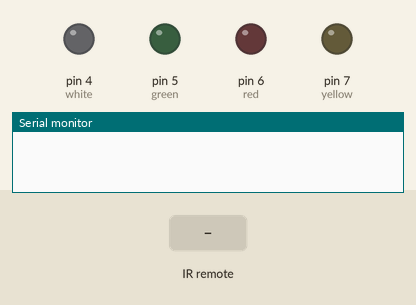
The sketch below on a simulated Arduino Uno, built with avr-gcc and run on an emulated ATmega328P. On the bench: output pins drawn as LEDs (lit = HIGH), the last lines printed to the serial monitor. The test bench sets the inputs (shaded band).

Above: at 1.2 s.
1.3 s: infrared code 0xFD08F7 received
At 2.1 s:
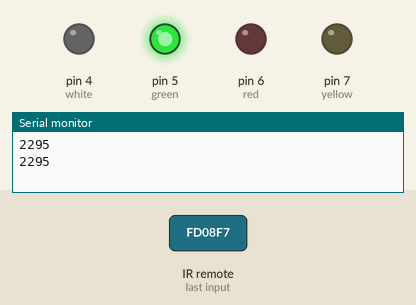
2.8 s: infrared code 0xFD8877 received
At 3.3 s:
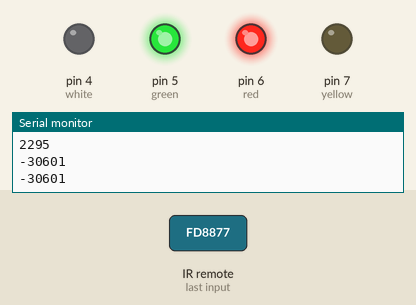
4.3 s: infrared code 0xFD48B7 received
At 5.5 s:
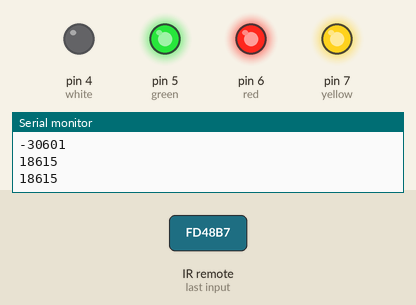
5.8 s: infrared code 0xFD28D7 received
At 6.8 s:
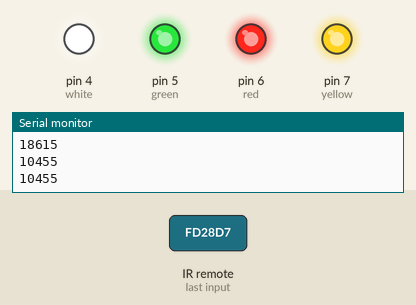
7.3 s: infrared code 0xFD08F7 received
At 7.9 s:
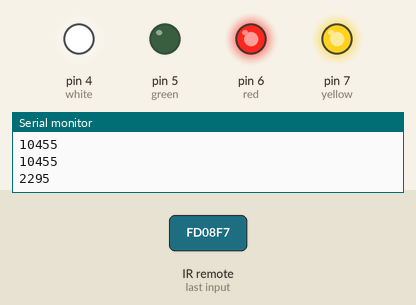
8.8 s: infrared code 0xFD8877 received
At 12.2 s:
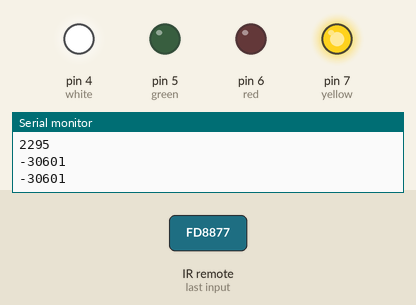
Timing chart, 0 to 12.8 s (numbered marks = the images above; inputs shaded):
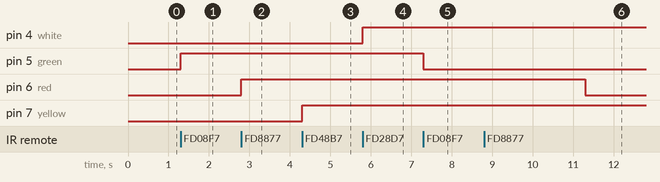

Measured:
- after the input at 1.3 s, pin 5 (green): LOW → HIGH at once
- after the input at 2.8 s, pin 6 (red): LOW → HIGH at once
- after the input at 4.3 s, pin 7 (yellow): LOW → HIGH at once
- after the input at 5.8 s, pin 4 (white): LOW → HIGH at once
- after the input at 7.3 s, pin 5 (green): HIGH → LOW at once
- after the input at 8.8 s, pin 6 (red): HIGH → LOW after 2.5 s

The sketch:

IRremote_with_leds.ino
```cpp
#include <IRremote.h>
int RECV_PIN = 2;
IRrecv irrecv(RECV_PIN);
decode_results results;
int green = 5;
int red = 6;
int yellow = 7;
int white = 4;
#define ONE 16582903
#define TWO 16615543
#define THREE 16599223
#define FOUR 16591063
int led[] = {0,0,0,0};

void setup()
{
Serial.begin(9600);
irrecv.enableIRIn();
  pinMode(green , OUTPUT);
  pinMode(yellow , OUTPUT);
  pinMode(red, OUTPUT);
  pinMode(white, OUTPUT);
}
void loop()
{
if (irrecv.decode(&results))// Returns 0 if no data ready, 1 if data ready.
{
 int deCode = results.value;
Serial.println(deCode);
 switch(deCode) {
  case ONE:
  if(led[0] == 1) {
    digitalWrite(green, LOW);
delay(4000);
led[0] = 0;
} else {
digitalWrite(green, HIGH);
led[0] = 1;
}
break;

case TWO:

if(led[1] == 1) {
digitalWrite(red, LOW);
led[1] = 0;
} else {
digitalWrite(red, HIGH);
led[1] = 1;
}
break;

case THREE:

if(led[2] == 1) {
digitalWrite(yellow, LOW);
led[2] = 0;
} else {
digitalWrite(yellow, HIGH);
led[2] = 1;
}
break;
case FOUR:

if(led[3] == 1) {
digitalWrite(white, LOW);
led[3] = 0;
} else {
digitalWrite(white, HIGH);
led[3] = 1;
}
break;
}
Serial.println(deCode);
irrecv.resume();
}
}
```
